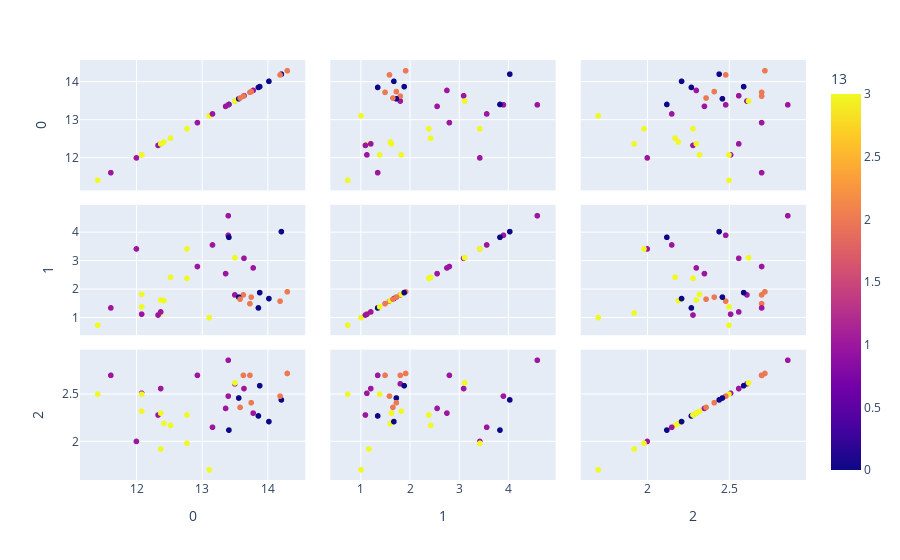

Here is the notebook cell this chart was saved with:
### Code cell
df_pred=pd.DataFrame(pd.concat([pd.DataFrame(X_test,columns=[0,1,2,3,4,5,6,7,8,9,10,11,12]),pd.DataFrame(Y_pred_2,columns=[13])],axis=1))
fig = px.scatter_matrix(df_pred,
    dimensions=[0,1,2],
    color=13)
fig.show()

### Figure 1 — Plotly figure (JSON) as saved in the notebook; plotly's stock layout.template omitted (floating-point values rounded to 4 significant figures)
{"data": [{"dimensions": [{"axis": {"matches": true}, "label": "0", "values": [13.64, 14.21, 12.93, 13.73, 12.37, 14.3, 12, 13.4, 11.61, 13.36, 13.5, 13.5, 13.41, 12.77, 13.63, 12.52, 11.41, 12.08, 13.86, 12.08, 14.19, 13.11, 12.33, 13.4, 12.77, 13.78, 12.42, 12.37, 12.08, 13.56, 14.02, 12.37, 13.16, 13.58, 13.75, 13.88]}, {"axis": {"matches": true}, "label": "1", "values": [3.1, 4.04, 2.81, 1.5, 1.17, 1.92, 3.43, 3.91, 1.35, 2.56, 1.81, 3.12, 3.84, 3.43, 1.81, 2.43, 0.74, 1.13, 1.35, 1.39, 1.59, 1.01, 1.1, 4.6, 2.39, 2.76, 1.61, 1.21, 1.83, 1.73, 1.68, 1.63, 3.57, 1.66, 1.73, 1.89]}, {"axis": {"matches": true}, "label": "2", "values": [2.56, 2.44, 2.7, 2.7, 1.92, 2.72, 2, 2.48, 2.7, 2.35, 2.61, 2.62, 2.12, 1.98, 2.7, 2.17, 2.5, 2.51, 2.27, 2.5, 2.48, 1.7, 2.28, 2.86, 2.28, 2.3, 2.19, 2.56, 2.32, 2.46, 2.21, 2.3, 2.15, 2.36, 2.41, 2.59]}], "hovertemplate": "%{xaxis.title.text}=%{x}<br>%{yaxis.title.text}=%{y}<br>13=%{marker.color}<extra></extra>", "legendgroup": "", "marker": {"color": [1, 0, 1, 2, 3, 2, 1, 1, 1, 1, 1, 3, 0, 3, 2, 3, 3, 1, 0, 3, 2, 3, 1, 1, 3, 1, 3, 1, 3, 0, 0, 3, 1, 2, 2, 0], "coloraxis": "coloraxis", "symbol": "circle"}, "name": "", "showlegend": false, "type": "splom"}], "layout": {"coloraxis": {"colorbar": {"title": {"text": "13"}}, "colorscale": [[0, "#0d0887"], [0.1111, "#46039f"], [0.2222, "#7201a8"], [0.3333, "#9c179e"], [0.4444, "#bd3786"], [0.5556, "#d8576b"], [0.6667, "#ed7953"], [0.7778, "#fb9f3a"], [0.8889, "#fdca26"], [1, "#f0f921"]]}, "dragmode": "select", "legend": {"tracegroupgap": 0}, "margin": {"t": 60}}}
